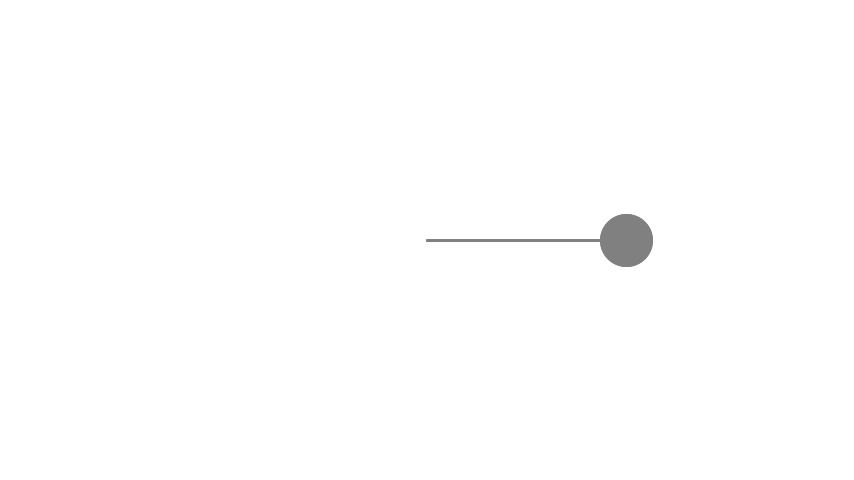
Frame 1 (no input)
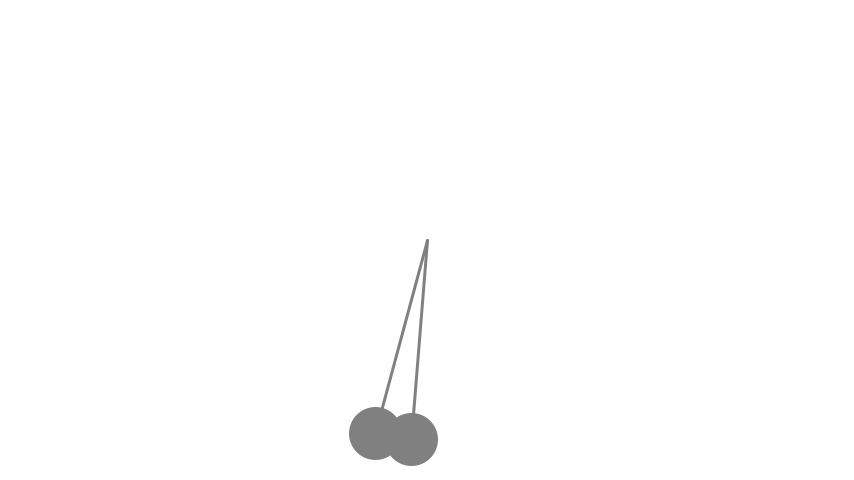
Frame 60 (the mouse pressed at the canvas centre just before this capture)
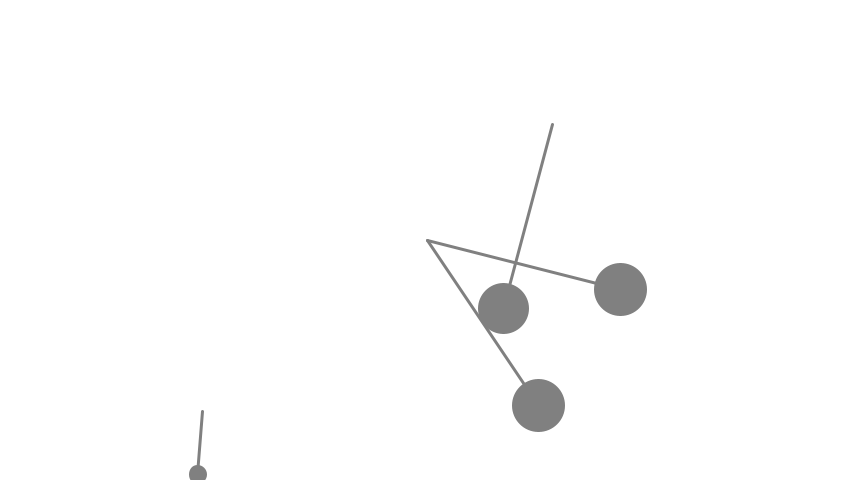
Frame 120 (the mouse held since frame 60 and released just before this capture)

The Processing sketch that drew these frames (run headless with seeded random() and noise(); from frame 60 on, the mouse is pressed at the canvas centre):

// Processing sketch: RotateMover_160710a
// ── RotateMover_160710a.pde
class RotateMover{
  float aAcceleration;
  float aVelocity;
  float angle;
  PVector location;
  float _length;
  RotateMover(PVector l , float _l){
    location = l;
    _length = _l;
  }
  void applyForce(float f){
    aAcceleration += f;
  }
  void update(){
    aVelocity += aAcceleration;
    aAcceleration = 0;
    angle += aVelocity;
  }
  void display(){
    fill(128);
    stroke(128);
    strokeWeight(3);
    float x = location.x + (cos(angle) * _length);
    float y = location.y + (sin(angle) * _length);
    line(location.x , location.y , x , y);
    ellipse(x , y , _length / 4 , _length / 4);
  }
}
RotateMover[] rm ={};
ArrayList<RotateMover> arm;
void setup(){
  size(854 , 480);
  smooth();
  rm = (RotateMover[])append(rm , new RotateMover(new PVector(width / 2 , height / 2) , 200));
  arm = new ArrayList<RotateMover>();
  arm.add(new RotateMover(new PVector(width / 2 , height / 2) , 200));
}
void mousePressed(){
  rm = (RotateMover[])append(rm , new RotateMover(new PVector(random(width) , random(height)) , random(200)));
  arm.add(new RotateMover(new PVector(random(width) , random(height)) , random(200)));
}
void draw(){
  background(255);
  for(int i = 0; i < rm.length; i++){
    rm[i].applyForce(0.001);
    rm[i].update();
    rm[i].display();
  }
  for(int i = 0; i < arm.size();i++){
    arm.get(i).applyForce(0.0009);
    arm.get(i).update();
    arm.get(i).display();
  }
}
